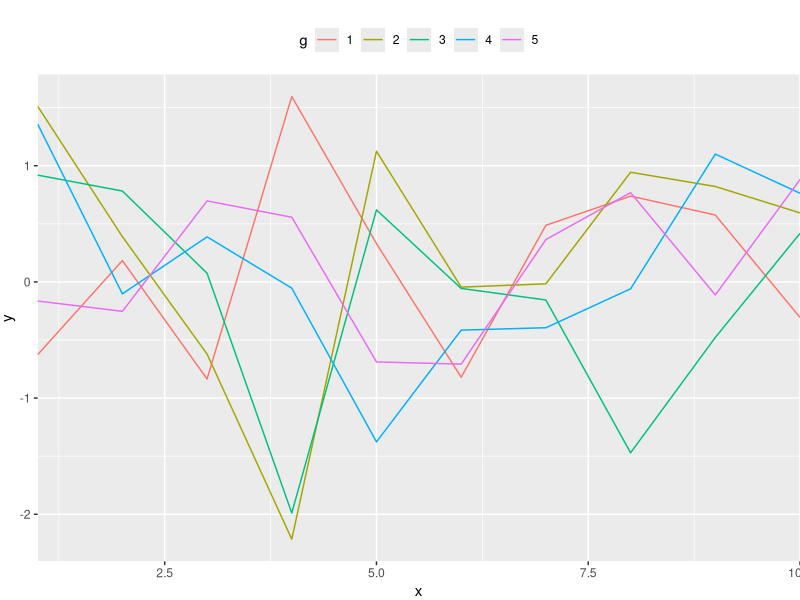
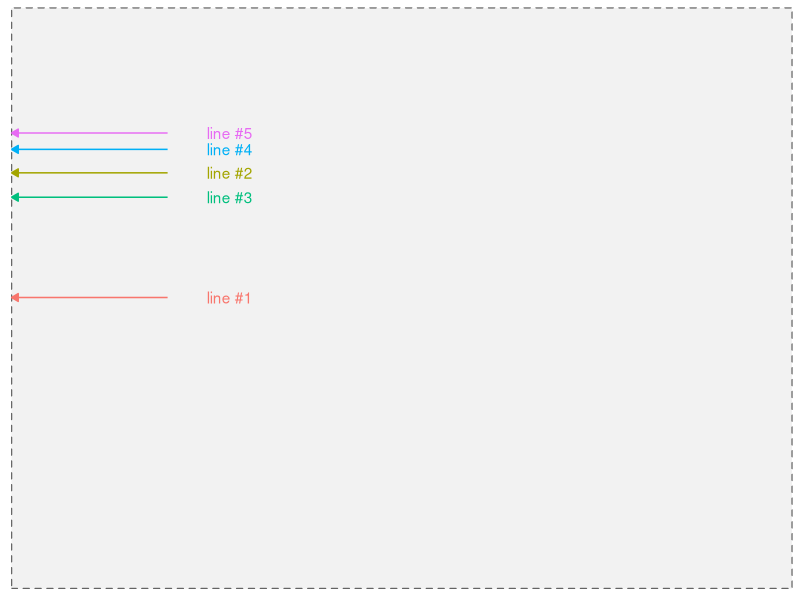

Write the R code that produced these figures, in order. (Note: this script raises an error after producing the figures.)
library(gtable)
library(ggplot2)
library(plyr)

#This was copied from a ggplot Stack Overflow response by by Auguié Baptiste: http://stackoverflow.com/questions/17492230/how-to-place-grobs-with-annotation-custom-at-precise-areas-of-the-plot-region

set.seed(1)
d <- data.frame(x=rep(1:10, 5),
                y=rnorm(50),
                g = gl(5,10))

# example plot
p <- ggplot(d, aes(x,y,colour=g)) +
  geom_line() +
  scale_x_continuous(expand=c(0,0))+
  theme(legend.position="top",
        plot.margin=unit(c(1,0,0,0),"line"))

# dummy data for the legend plot
# built with the same y axis (same limits, same expand factor)
d2 <- ddply(d, "g", summarise, x=0, y=y[length(y)])
d2$lab <- paste0("line #", seq_len(nrow(d2)))

plegend <- ggplot(d, aes(x,y, colour=g)) +
  geom_blank() +
  geom_segment(data=d2, aes(x=2, xend=0, y=y, yend=y), 
               arrow=arrow(length=unit(2,"mm"), type="closed")) +
  geom_text(data=d2, aes(x=2.5,label=lab), hjust=0) +
  scale_x_continuous(expand=c(0,0)) +
  guides(colour="none")+
  theme_minimal() + theme(line=element_blank(),
                          text=element_blank(),
                          panel.background=element_rect(fill="grey95", linetype=2))

# extract the panel only, we don't need the rest
gl <- gtable_filter(ggplotGrob(plegend), "panel")

# add a cell next to the main plot panel, and insert gl there
g <- ggplotGrob(p)
index <- subset(g$layout, name == "panel")
g <- gtable_add_cols(g, unit(1, "strwidth", "line # 1") + unit(1, "cm"))
g <- gtable_add_grob(g, gl, t = index$t, l=ncol(g), 
                     b=index$b, r=ncol(g))
grid.newpage()
grid.draw(g)
